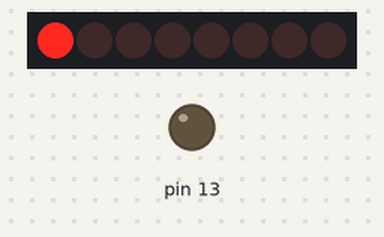
The sketch below on a simulated Arduino Uno, built with avr-gcc and run on an emulated ATmega328P. Shown: 8 shift-register outputs drawn as a row of LEDs (first output left, lit = HIGH), output pins drawn as LEDs (lit = HIGH). Wiring (inferred from the names in the program): shift register (74HC595): data pin 6; shift clock pin 7; latch pin 8; MR pin 5. Wiring (inferred from the signals the program sends): row of LEDs: on Q0, Q1, Q2, Q3, Q4, Q5, Q6, Q7. Pins used as bus, display or sensor lines are not drawn.

Above: at 0.6 s.
At 5.1 s:
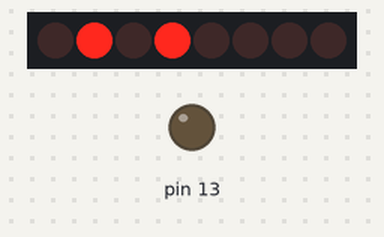
At 10.1 s:
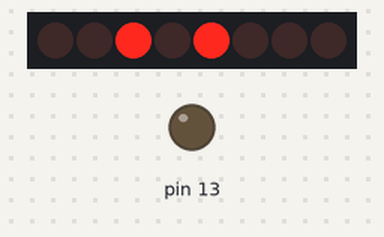
At 20.1 s:
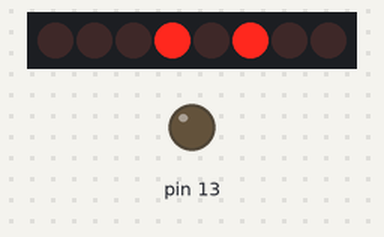
At 30.1 s:
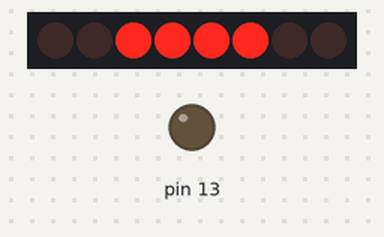
At 39.75 s:
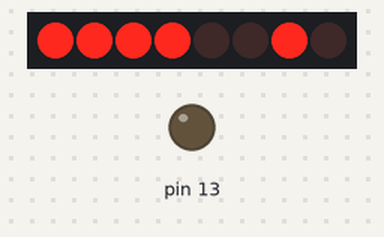
Timing chart, 0 to 40.0 s (numbered marks = the images above):
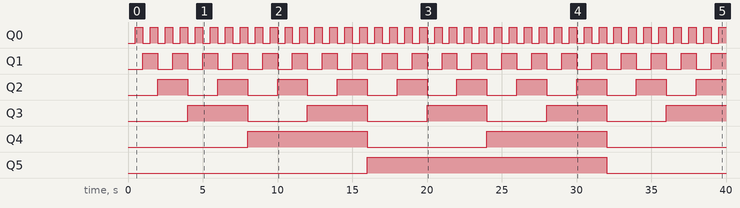

Measured:
- by itself, Q0: alternates HIGH for 0.50 s and LOW for 0.50 s
- by itself, Q1: alternates HIGH for 1.0 s and LOW for 1.0 s
- by itself, Q2: alternates HIGH for 2.0 s and LOW for 2.0 s
- by itself, Q3: alternates HIGH for 4.0 s and LOW for 4.0 s
- by itself, Q4: alternates HIGH for 8.0 s and LOW for 8.0 s
- by itself, Q5: LOW → HIGH at 16.0 s, → LOW 16.0 s later

The sketch:

595.ino
```cpp
int clearPin = 5; //SHR 10
int serialData = 6;// SHR 14
int shiftClock = 7;//SHR 11
int latchClock =8;//SHR 12

void setup() {
  // put your setup code here, to run once:

   pinMode(shiftClock,OUTPUT);
   pinMode(latchClock,OUTPUT);
   pinMode(serialData,OUTPUT);
   pinMode(clearPin,OUTPUT);

   pinMode(13,OUTPUT);
  digitalWrite(clearPin,LOW); //this clear shift register
  digitalWrite(clearPin,HIGH); // Disable clear pin
}

void loop() {
  // put your main code here, to run repeatedly:

  for(int ct=0;ct<256;ct++){

          digitalWrite(latchClock,LOW); // No new bits should be transmitted to the output

          shiftOut(serialData, shiftClock,MSBFIRST,ct); // shift out the bits

          digitalWrite(latchClock,HIGH); //send the new bit to the output

          delay(500);


  }

}
```
